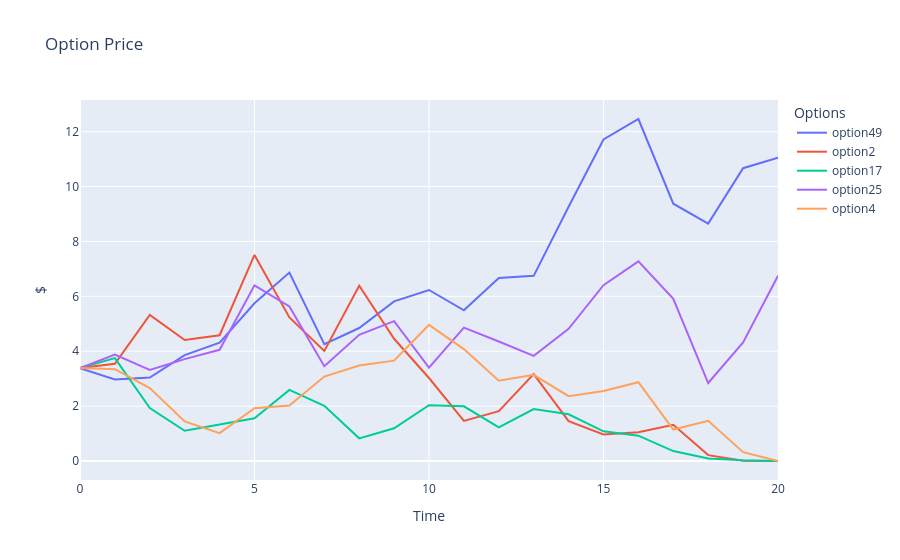

Write notebook code for a chart like this one.
### Code cell
fig = go.Figure()

# Add traces for each column
for column in option_prices.columns[values]:
    fig.add_trace(go.Scatter(x=option_prices.index, y=option_prices[column], mode='lines', name=f"option{column}"))

# Update layout
fig.update_layout(
    title='Option Price',
    xaxis_title='Time',
    yaxis_title='$',
    template='plotly',
    legend=dict(title='Options'),
)

# Show the plot
fig.show()

### Figure 1 — Plotly figure (JSON) as saved in the notebook; plotly's stock layout.template omitted (floating-point values rounded to 4 significant figures)
{"data": [{"mode": "lines", "name": "option49", "type": "scatter", "x": [0, 1, 2, 3, 4, 5, 6, 7, 8, 9, 10, 11, 12, 13, 14, 15, 16, 17, 18, 19, 20], "y": [3.384, 2.971, 3.038, 3.86, 4.311, 5.746, 6.867, 4.259, 4.845, 5.817, 6.231, 5.49, 6.667, 6.747, 9.266, 11.71, 12.46, 9.376, 8.653, 10.67, 11.05]}, {"mode": "lines", "name": "option2", "type": "scatter", "x": [0, 1, 2, 3, 4, 5, 6, 7, 8, 9, 10, 11, 12, 13, 14, 15, 16, 17, 18, 19, 20], "y": [3.384, 3.541, 5.324, 4.406, 4.582, 7.51, 5.229, 4.009, 6.388, 4.453, 3.024, 1.463, 1.818, 3.165, 1.45, 0.9661, 1.046, 1.317, 0.2142, 0.01031, 0]}, {"mode": "lines", "name": "option17", "type": "scatter", "x": [0, 1, 2, 3, 4, 5, 6, 7, 8, 9, 10, 11, 12, 13, 14, 15, 16, 17, 18, 19, 20], "y": [3.384, 3.749, 1.931, 1.102, 1.334, 1.555, 2.588, 2.012, 0.8253, 1.194, 2.031, 1.992, 1.224, 1.895, 1.703, 1.083, 0.9226, 0.3615, 0.09353, 0.02415, 0]}, {"mode": "lines", "name": "option25", "type": "scatter", "x": [0, 1, 2, 3, 4, 5, 6, 7, 8, 9, 10, 11, 12, 13, 14, 15, 16, 17, 18, 19, 20], "y": [3.384, 3.879, 3.32, 3.711, 4.053, 6.4, 5.633, 3.457, 4.599, 5.096, 3.402, 4.858, 4.354, 3.831, 4.818, 6.404, 7.272, 5.912, 2.841, 4.318, 6.747]}, {"mode": "lines", "name": "option4", "type": "scatter", "x": [0, 1, 2, 3, 4, 5, 6, 7, 8, 9, 10, 11, 12, 13, 14, 15, 16, 17, 18, 19, 20], "y": [3.384, 3.345, 2.658, 1.445, 1.016, 1.921, 2.024, 3.075, 3.477, 3.657, 4.961, 4.078, 2.927, 3.138, 2.362, 2.554, 2.871, 1.146, 1.462, 0.3231, 0]}], "layout": {"legend": {"title": {"text": "Options"}}, "title": {"text": "Option Price"}, "xaxis": {"title": {"text": "Time"}}, "yaxis": {"title": {"text": "$"}}}}
